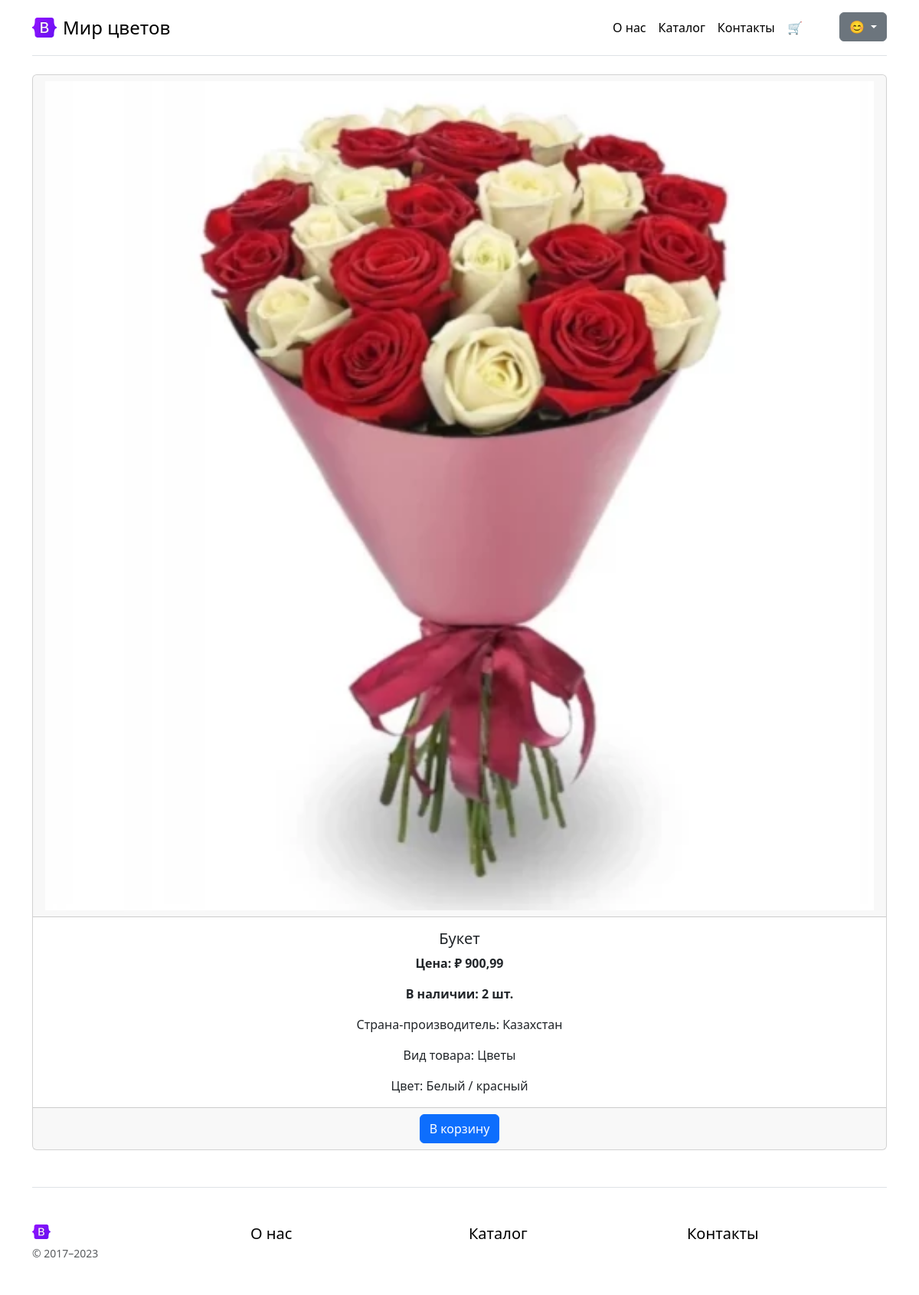
The app's page /goods/3/ (signed in), older data.
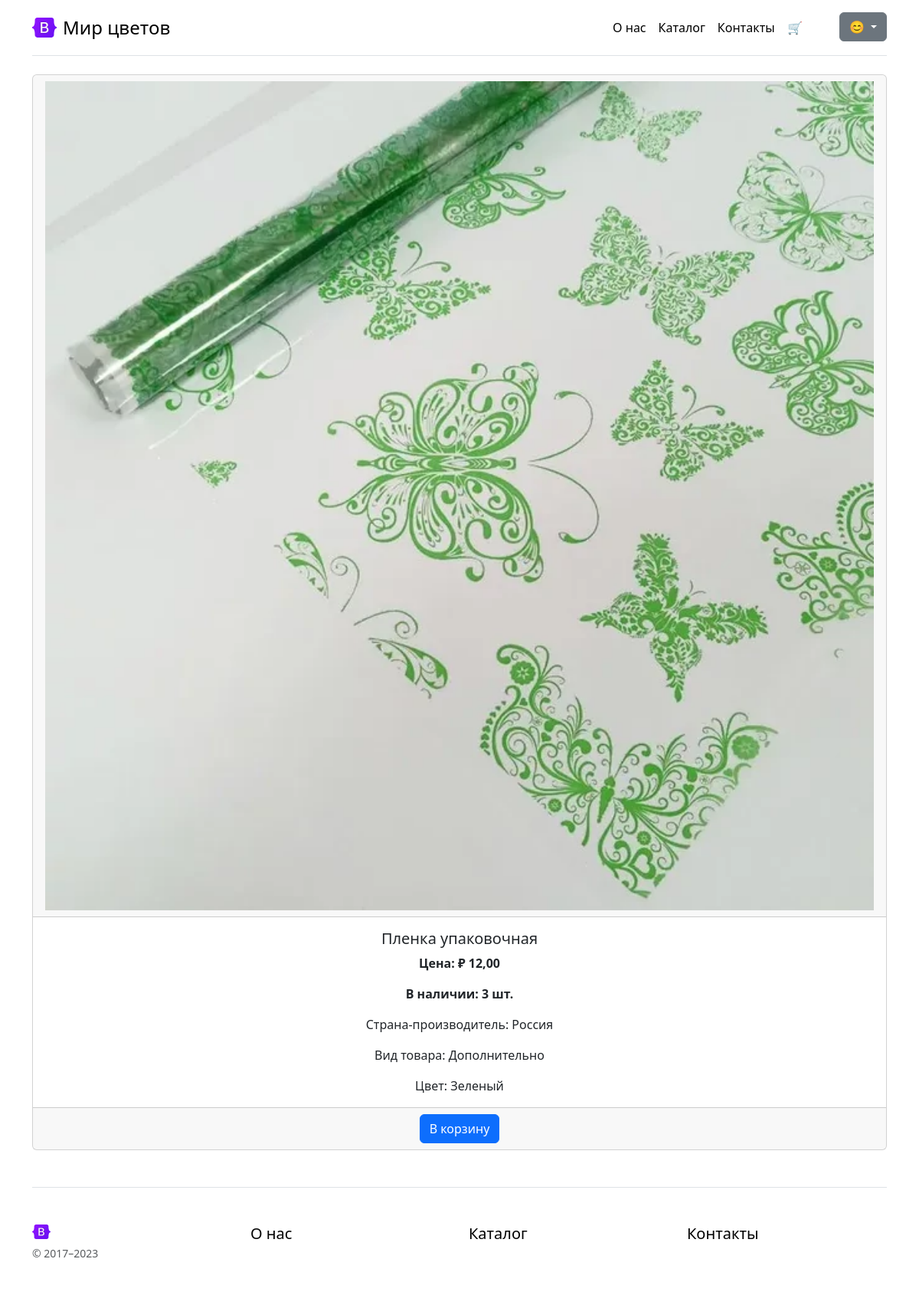
The same page, newer data.
### goods/models.py (models this page shows, shortened)
class Goods(NameMixin, models.Model):
    objects = models.Manager() # По умолчанию. Нужен для админки.
    in_stock = GoodsManager()
    added = models.DateTimeField(auto_now_add=True,
                                 verbose_name="Дата добавления")
    photo = models.ImageField(verbose_name="Фото")
    price = models.DecimalField(max_digits=10,
                                decimal_places=2,
                                verbose_name="Цена")
    origin = models.ForeignKey(
        "Country",
        on_delete=models.CASCADE,
        verbose_name="Страна-производитель",
    )
    color = models.ForeignKey(
        "Color",
        on_delete=models.CASCADE,
        verbose_name="Цвет",
    )
    category = models.ForeignKey(
        "Category",
        on_delete=models.CASCADE,
        verbose_name="Категория / Вид товара",
    )
    stock = models.PositiveIntegerField(default=0, null=False, blank=False, verbose_name="Остаток товара")
    class Meta:
        verbose_name = "Товар"
        verbose_name_plural = "Товары"

class Country(NameMixin, models.Model):
    class Meta:
        verbose_name = "Страна"
        verbose_name_plural = "Страны"

class Category(NameMixin, models.Model):
    class Meta:
        verbose_name = "Категория/Вид товара"
        verbose_name_plural = "Категории/Виды товаров"

class Color(NameMixin, models.Model):
    class Meta:
        verbose_name = "Цвет"
        verbose_name_plural = "Цвета"

### goods/views.py (the view)
# urls.py: path("goods/<int:pk>/", GoodsDetailView.as_view(), name="goods-detail"),
class GoodsDetailView(DetailView):
    model = Goods
    def get(self, request, *args, **kwargs):
        self.object = get_object_or_404(Goods, pk=kwargs.get("pk"))
        if self.object.stock == 0 :
            raise Http404(
                ("Товар отсутствует")
            )
        assert(self.object.stock > 0)
        context = self.get_context_data(object=self.object)
        return self.render_to_response(context)

### carts/templatetags/cart_extras.py (called while the page is built)
@register.simple_tag
def cart_script(user):
    if not user:
        return
    cart = Cart.objects.filter(user=user)
    result = "<script>"
    result += "</script>"
    return mark_safe(result)

### general/models.py (called while the page is built)
    def __str__(self):
        return self.name

### goods/templates/goods/goods_detail.html (shortened to what this page needs)
{% extends 'general/parts/base.html' %}
{% load cart_extras %}
{% block content %}
<div class="card text-center">
    <div class="card-header">
        <img class="w-100" src="{{ object.photo.url }}" alt="{{ object.name }}"/>
    </div>
    <div class="card-body">
        <h5 class="card-title">{{ object.name }}</h5>
        <p class="card-text fw-bold"><span>Цена: </span>&#8381; {{ object.price }}</p>
        <p class="card-text fw-bold"><span>В наличии: </span>{{ object.stock }} шт.</p>
        <p class="card-text"><span>Страна-производитель: </span>{{ object.origin }}</p>
        <p class="card-text"><span>Вид товара: </span>{{ object.category }}</p>
        <p class="card-text"><span>Цвет: </span>{{ object.color }}</p>
    </div>
    {% if user.is_authenticated %}
    <div class="card-footer text-body-secondary">
        {% include 'goods/parts/add_to_cart_form.html' with user_id=user.id goods_id=object.id referer=request.get_full_path %}
    </div>
    {% endif %}
</div>
{% endblock %}
{% block script %}
    {% url 'is-enough-in-stock' as the_url %}
{% endblock %}

### general/templates/general/parts/base.html (shortened to what this page needs)
{% load static %}
{% include 'general/parts/header.html' %}
{% block content %}
{% endblock %}
{% include 'general/parts/footer.html' %}
{% include 'general/parts/close_body.html' %}

### general/templates/general/parts/header.html (shortened to what this page needs)
{% load static %}
<!doctype html>
<html lang="en" data-bs-theme="auto">
<head>
    <link rel="stylesheet" href="https://cdn.jsdelivr.net/npm/@docsearch/css@3">
    <link href="{% static 'general/css/bootstrap.min.css' %}" rel="stylesheet">
    <link href="{% static 'general/css/style.css' %}" rel="stylesheet">
    <link href="{% static 'general/css/sign-in.css' %}" rel="stylesheet">
</head>
<body>
<div class="container py-3">
    <header>
        <div class="d-flex flex-column flex-md-row align-items-center pb-3 mb-4 border-bottom">
            <a href="/" class="d-flex align-items-center link-body-emphasis text-decoration-none">
                <img id="home-logo" class="home-logo me-2" src="{% static 'companies/img/logo.svg' %}" alt="лого">
                <span class="fs-4">Мир цветов</span>
            </a>
            <nav class="d-inline-flex mt-2 mt-md-0 ms-md-auto">
                <a class="me-3 py-2 link-body-emphasis text-decoration-none" href="{% url 'about' %}">О нас</a>
                <a class="me-3 py-2 link-body-emphasis text-decoration-none" href="{% url 'goods-list' %}">Каталог</a>
                <a class="me-3 py-2 link-body-emphasis text-decoration-none" href="{% url 'contacts' %}">Контакты</a>
                {% if user.is_authenticated %}<a class="me-5 py-2 link-body-emphasis text-decoration-none"
                                                 href="{% url 'cart-detail' user.id %}">&#128722;</a>{% endif %}
                <div class="dropdown">
                    <button class="btn btn-secondary dropdown-toggle" type="button" data-bs-toggle="dropdown"
                            aria-expanded="false" style="{width: 3em}">
                            {% if user.is_authenticated %}&#128522;{% else %}&#128542;{% endif %}
                    </button>
                </div>
            </nav>
        </div>
    </header>

### goods/templates/goods/parts/add_to_cart_form.html (shortened to what this page needs)
<form class="to-cart-form" data-goods="{{ goods_id }}" method="post" action="{% url 'add-to-cart' %}">
    <button class="btn btn-primary" data-goods='{{ goods_id }}'>В корзину</button>
</form>

### general/templates/general/parts/footer.html (shortened to what this page needs)
{% load static %}
<footer class="pt-4 my-md-5 pt-md-5 border-top">
    <div class="row">
        <div class="col-12 col-md">
            <img class="mb-2" src="{% static 'companies/img/logo.svg' %}" alt="" width="24" height="19">
            <small class="d-block mb-3 text-body-secondary">&copy; 2017–2023</small>
        </div>
        <div class="col-6 col-md">
            <h5><a class="me-3 py-2 link-body-emphasis text-decoration-none" href="{% url 'about' %}">О нас</a></h5>
        </div>
        <div class="col-6 col-md">
            <h5><a class="me-3 py-2 link-body-emphasis text-decoration-none" href="{% url 'goods-list' %}">Каталог</a></h5>
        </div>
        <div class="col-6 col-md">
            <h5><a class="me-3 py-2 link-body-emphasis text-decoration-none" href="{% url 'contacts' %}">Контакты</a></h5>
        </div>
    </div>
</footer>
</div>

### general/static/general/css/style.css (style rules this page uses)
.home-logo { width: 2em; }

### general/static/general/css/sign-in.css (style rules this page uses)
html, body { height: 100%; }

Row changes from the older to the newer data that the page shows:
changed Goods: photo: a different picture; name "Букет" → "Пленка упаковочная"; price "900,99" → "12,00"; stock "2" → "3"; origin "Казахстан" → "Россия"; category "Цветы" → "Дополнительно"; color "Белый / красный" → "Зеленый"
